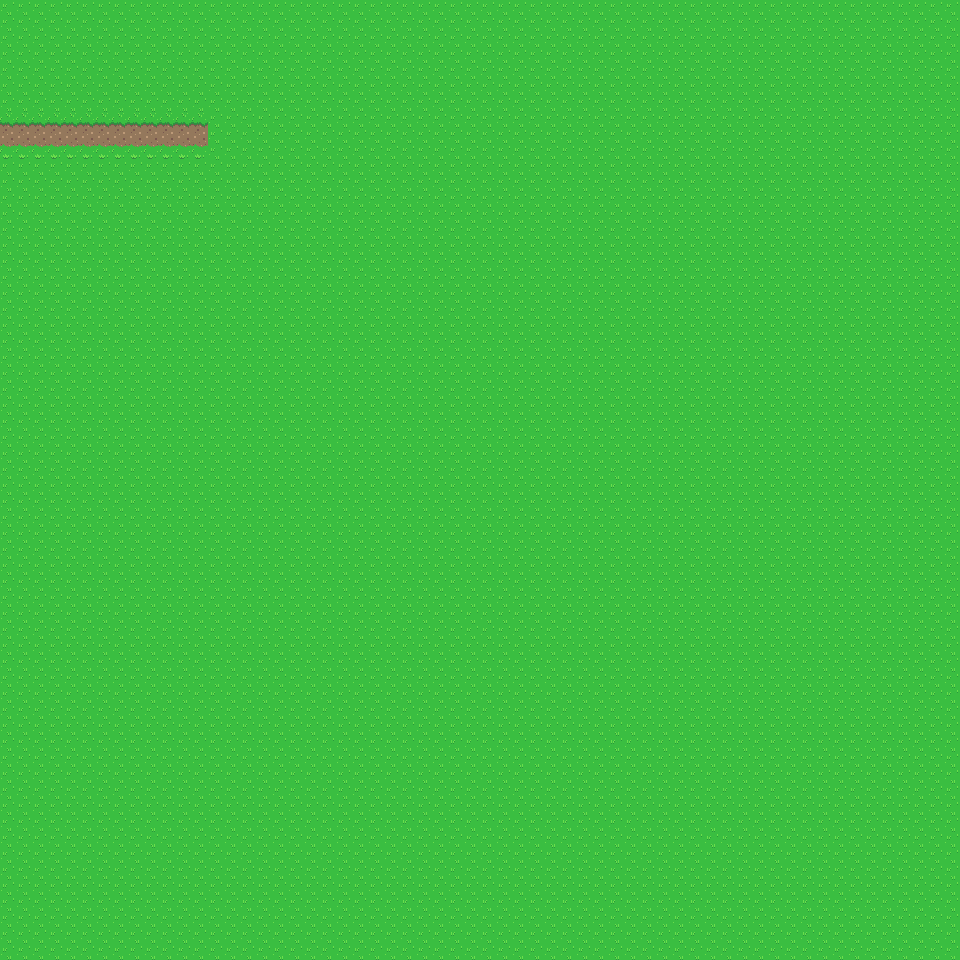

This game map was drawn from its Tiled (.tmx) file and the tilesets committed beside it. A one-line description and the full map source follow:
An orthogonal 60x60 tile map with 16x16 px tiles, 1 tile layer (Ground).

<map version="1.9" tiledversion="1.9.2" orientation="orthogonal" renderorder="left-up" width="60" height="60" tilewidth="16" tileheight="16" infinite="0" nextlayerid="2" nextobjectid="1">
 <tileset firstgid="1" source="TiledSheet.tsx" />
 <layer id="1" name="Ground" width="60" height="60">
  <data encoding="csv">
1,1,1,1,1,1,1,1,1,1,1,1,1,1,1,1,1,1,1,1,1,1,1,1,1,1,1,1,1,1,1,1,1,1,1,1,1,1,1,1,1,1,1,1,1,1,1,1,1,1,1,1,1,1,1,1,1,1,1,1,
1,1,1,1,1,1,1,1,1,1,1,1,1,1,1,1,1,1,1,1,1,1,1,1,1,1,1,1,1,1,1,1,1,1,1,1,1,1,1,1,1,1,1,1,1,1,1,1,1,1,1,1,1,1,1,1,1,1,1,1,
1,1,1,1,1,1,1,1,1,1,1,1,1,1,1,1,1,1,1,1,1,1,1,1,1,1,1,1,1,1,1,1,1,1,1,1,1,1,1,1,1,1,1,1,1,1,1,1,1,1,1,1,1,1,1,1,1,1,1,1,
1,1,1,1,1,1,1,1,1,1,1,1,1,1,1,1,1,1,1,1,1,1,1,1,1,1,1,1,1,1,1,1,1,1,1,1,1,1,1,1,1,1,1,1,1,1,1,1,1,1,1,1,1,1,1,1,1,1,1,1,
1,1,1,1,1,1,1,1,1,1,1,1,1,1,1,1,1,1,1,1,1,1,1,1,1,1,1,1,1,1,1,1,1,1,1,1,1,1,1,1,1,1,1,1,1,1,1,1,1,1,1,1,1,1,1,1,1,1,1,1,
1,1,1,1,1,1,1,1,1,1,1,1,1,1,1,1,1,1,1,1,1,1,1,1,1,1,1,1,1,1,1,1,1,1,1,1,1,1,1,1,1,1,1,1,1,1,1,1,1,1,1,1,1,1,1,1,1,1,1,1,
1,1,1,1,1,1,1,1,1,1,1,1,1,1,1,1,1,1,1,1,1,1,1,1,1,1,1,1,1,1,1,1,1,1,1,1,1,1,1,1,1,1,1,1,1,1,1,1,1,1,1,1,1,1,1,1,1,1,1,1,
1162,1162,1162,1162,1162,1162,1162,1162,1162,1162,1162,1162,1162,1,1,1,1,1,1,1,1,1,1,1,1,1,1,1,1,1,1,1,1,1,1,1,1,1,1,1,1,1,1,1,1,1,1,1,1,1,1,1,1,1,1,1,1,1,1,1,
1202,1202,1202,1202,1202,1202,1202,1202,1202,1202,1202,1202,1202,1,1,1,1,1,1,1,1,1,1,1,1,1,1,1,1,1,1,1,1,1,1,1,1,1,1,1,1,1,1,1,1,1,1,1,1,1,1,1,1,1,1,1,1,1,1,1,
1242,1242,1242,1242,1242,1242,1242,1242,1242,1242,1242,1242,1242,1,1,1,1,1,1,1,1,1,1,1,1,1,1,1,1,1,1,1,1,1,1,1,1,1,1,1,1,1,1,1,1,1,1,1,1,1,1,1,1,1,1,1,1,1,1,1,
1,1,1,1,1,1,1,1,1,1,1,1,1,1,1,1,1,1,1,1,1,1,1,1,1,1,1,1,1,1,1,1,1,1,1,1,1,1,1,1,1,1,1,1,1,1,1,1,1,1,1,1,1,1,1,1,1,1,1,1,
1,1,1,1,1,1,1,1,1,1,1,1,1,1,1,1,1,1,1,1,1,1,1,1,1,1,1,1,1,1,1,1,1,1,1,1,1,1,1,1,1,1,1,1,1,1,1,1,1,1,1,1,1,1,1,1,1,1,1,1,
1,1,1,1,1,1,1,1,1,1,1,1,1,1,1,1,1,1,1,1,1,1,1,1,1,1,1,1,1,1,1,1,1,1,1,1,1,1,1,1,1,1,1,1,1,1,1,1,1,1,1,1,1,1,1,1,1,1,1,1,
1,1,1,1,1,1,1,1,1,1,1,1,1,1,1,1,1,1,1,1,1,1,1,1,1,1,1,1,1,1,1,1,1,1,1,1,1,1,1,1,1,1,1,1,1,1,1,1,1,1,1,1,1,1,1,1,1,1,1,1,
1,1,1,1,1,1,1,1,1,1,1,1,1,1,1,1,1,1,1,1,1,1,1,1,1,1,1,1,1,1,1,1,1,1,1,1,1,1,1,1,1,1,1,1,1,1,1,1,1,1,1,1,1,1,1,1,1,1,1,1,
1,1,1,1,1,1,1,1,1,1,1,1,1,1,1,1,1,1,1,1,1,1,1,1,1,1,1,1,1,1,1,1,1,1,1,1,1,1,1,1,1,1,1,1,1,1,1,1,1,1,1,1,1,1,1,1,1,1,1,1,
1,1,1,1,1,1,1,1,1,1,1,1,1,1,1,1,1,1,1,1,1,1,1,1,1,1,1,1,1,1,1,1,1,1,1,1,1,1,1,1,1,1,1,1,1,1,1,1,1,1,1,1,1,1,1,1,1,1,1,1,
1,1,1,1,1,1,1,1,1,1,1,1,1,1,1,1,1,1,1,1,1,1,1,1,1,1,1,1,1,1,1,1,1,1,1,1,1,1,1,1,1,1,1,1,1,1,1,1,1,1,1,1,1,1,1,1,1,1,1,1,
1,1,1,1,1,1,1,1,1,1,1,1,1,1,1,1,1,1,1,1,1,1,1,1,1,1,1,1,1,1,1,1,1,1,1,1,1,1,1,1,1,1,1,1,1,1,1,1,1,1,1,1,1,1,1,1,1,1,1,1,
1,1,1,1,1,1,1,1,1,1,1,1,1,1,1,1,1,1,1,1,1,1,1,1,1,1,1,1,1,1,1,1,1,1,1,1,1,1,1,1,1,1,1,1,1,1,1,1,1,1,1,1,1,1,1,1,1,1,1,1,
1,1,1,1,1,1,1,1,1,1,1,1,1,1,1,1,1,1,1,1,1,1,1,1,1,1,1,1,1,1,1,1,1,1,1,1,1,1,1,1,1,1,1,1,1,1,1,1,1,1,1,1,1,1,1,1,1,1,1,1,
1,1,1,1,1,1,1,1,1,1,1,1,1,1,1,1,1,1,1,1,1,1,1,1,1,1,1,1,1,1,1,1,1,1,1,1,1,1,1,1,1,1,1,1,1,1,1,1,1,1,1,1,1,1,1,1,1,1,1,1,
1,1,1,1,1,1,1,1,1,1,1,1,1,1,1,1,1,1,1,1,1,1,1,1,1,1,1,1,1,1,1,1,1,1,1,1,1,1,1,1,1,1,1,1,1,1,1,1,1,1,1,1,1,1,1,1,1,1,1,1,
1,1,1,1,1,1,1,1,1,1,1,1,1,1,1,1,1,1,1,1,1,1,1,1,1,1,1,1,1,1,1,1,1,1,1,1,1,1,1,1,1,1,1,1,1,1,1,1,1,1,1,1,1,1,1,1,1,1,1,1,
1,1,1,1,1,1,1,1,1,1,1,1,1,1,1,1,1,1,1,1,1,1,1,1,1,1,1,1,1,1,1,1,1,1,1,1,1,1,1,1,1,1,1,1,1,1,1,1,1,1,1,1,1,1,1,1,1,1,1,1,
1,1,1,1,1,1,1,1,1,1,1,1,1,1,1,1,1,1,1,1,1,1,1,1,1,1,1,1,1,1,1,1,1,1,1,1,1,1,1,1,1,1,1,1,1,1,1,1,1,1,1,1,1,1,1,1,1,1,1,1,
1,1,1,1,1,1,1,1,1,1,1,1,1,1,1,1,1,1,1,1,1,1,1,1,1,1,1,1,1,1,1,1,1,1,1,1,1,1,1,1,1,1,1,1,1,1,1,1,1,1,1,1,1,1,1,1,1,1,1,1,
1,1,1,1,1,1,1,1,1,1,1,1,1,1,1,1,1,1,1,1,1,1,1,1,1,1,1,1,1,1,1,1,1,1,1,1,1,1,1,1,1,1,1,1,1,1,1,1,1,1,1,1,1,1,1,1,1,1,1,1,
1,1,1,1,1,1,1,1,1,1,1,1,1,1,1,1,1,1,1,1,1,1,1,1,1,1,1,1,1,1,1,1,1,1,1,1,1,1,1,1,1,1,1,1,1,1,1,1,1,1,1,1,1,1,1,1,1,1,1,1,
1,1,1,1,1,1,1,1,1,1,1,1,1,1,1,1,1,1,1,1,1,1,1,1,1,1,1,1,1,1,1,1,1,1,1,1,1,1,1,1,1,1,1,1,1,1,1,1,1,1,1,1,1,1,1,1,1,1,1,1,
1,1,1,1,1,1,1,1,1,1,1,1,1,1,1,1,1,1,1,1,1,1,1,1,1,1,1,1,1,1,1,1,1,1,1,1,1,1,1,1,1,1,1,1,1,1,1,1,1,1,1,1,1,1,1,1,1,1,1,1,
1,1,1,1,1,1,1,1,1,1,1,1,1,1,1,1,1,1,1,1,1,1,1,1,1,1,1,1,1,1,1,1,1,1,1,1,1,1,1,1,1,1,1,1,1,1,1,1,1,1,1,1,1,1,1,1,1,1,1,1,
1,1,1,1,1,1,1,1,1,1,1,1,1,1,1,1,1,1,1,1,1,1,1,1,1,1,1,1,1,1,1,1,1,1,1,1,1,1,1,1,1,1,1,1,1,1,1,1,1,1,1,1,1,1,1,1,1,1,1,1,
1,1,1,1,1,1,1,1,1,1,1,1,1,1,1,1,1,1,1,1,1,1,1,1,1,1,1,1,1,1,1,1,1,1,1,1,1,1,1,1,1,1,1,1,1,1,1,1,1,1,1,1,1,1,1,1,1,1,1,1,
1,1,1,1,1,1,1,1,1,1,1,1,1,1,1,1,1,1,1,1,1,1,1,1,1,1,1,1,1,1,1,1,1,1,1,1,1,1,1,1,1,1,1,1,1,1,1,1,1,1,1,1,1,1,1,1,1,1,1,1,
1,1,1,1,1,1,1,1,1,1,1,1,1,1,1,1,1,1,1,1,1,1,1,1,1,1,1,1,1,1,1,1,1,1,1,1,1,1,1,1,1,1,1,1,1,1,1,1,1,1,1,1,1,1,1,1,1,1,1,1,
1,1,1,1,1,1,1,1,1,1,1,1,1,1,1,1,1,1,1,1,1,1,1,1,1,1,1,1,1,1,1,1,1,1,1,1,1,1,1,1,1,1,1,1,1,1,1,1,1,1,1,1,1,1,1,1,1,1,1,1,
1,1,1,1,1,1,1,1,1,1,1,1,1,1,1,1,1,1,1,1,1,1,1,1,1,1,1,1,1,1,1,1,1,1,1,1,1,1,1,1,1,1,1,1,1,1,1,1,1,1,1,1,1,1,1,1,1,1,1,1,
1,1,1,1,1,1,1,1,1,1,1,1,1,1,1,1,1,1,1,1,1,1,1,1,1,1,1,1,1,1,1,1,1,1,1,1,1,1,1,1,1,1,1,1,1,1,1,1,1,1,1,1,1,1,1,1,1,1,1,1,
1,1,1,1,1,1,1,1,1,1,1,1,1,1,1,1,1,1,1,1,1,1,1,1,1,1,1,1,1,1,1,1,1,1,1,1,1,1,1,1,1,1,1,1,1,1,1,1,1,1,1,1,1,1,1,1,1,1,1,1,
1,1,1,1,1,1,1,1,1,1,1,1,1,1,1,1,1,1,1,1,1,1,1,1,1,1,1,1,1,1,1,1,1,1,1,1,1,1,1,1,1,1,1,1,1,1,1,1,1,1,1,1,1,1,1,1,1,1,1,1,
1,1,1,1,1,1,1,1,1,1,1,1,1,1,1,1,1,1,1,1,1,1,1,1,1,1,1,1,1,1,1,1,1,1,1,1,1,1,1,1,1,1,1,1,1,1,1,1,1,1,1,1,1,1,1,1,1,1,1,1,
1,1,1,1,1,1,1,1,1,1,1,1,1,1,1,1,1,1,1,1,1,1,1,1,1,1,1,1,1,1,1,1,1,1,1,1,1,1,1,1,1,1,1,1,1,1,1,1,1,1,1,1,1,1,1,1,1,1,1,1,
1,1,1,1,1,1,1,1,1,1,1,1,1,1,1,1,1,1,1,1,1,1,1,1,1,1,1,1,1,1,1,1,1,1,1,1,1,1,1,1,1,1,1,1,1,1,1,1,1,1,1,1,1,1,1,1,1,1,1,1,
1,1,1,1,1,1,1,1,1,1,1,1,1,1,1,1,1,1,1,1,1,1,1,1,1,1,1,1,1,1,1,1,1,1,1,1,1,1,1,1,1,1,1,1,1,1,1,1,1,1,1,1,1,1,1,1,1,1,1,1,
1,1,1,1,1,1,1,1,1,1,1,1,1,1,1,1,1,1,1,1,1,1,1,1,1,1,1,1,1,1,1,1,1,1,1,1,1,1,1,1,1,1,1,1,1,1,1,1,1,1,1,1,1,1,1,1,1,1,1,1,
1,1,1,1,1,1,1,1,1,1,1,1,1,1,1,1,1,1,1,1,1,1,1,1,1,1,1,1,1,1,1,1,1,1,1,1,1,1,1,1,1,1,1,1,1,1,1,1,1,1,1,1,1,1,1,1,1,1,1,1,
1,1,1,1,1,1,1,1,1,1,1,1,1,1,1,1,1,1,1,1,1,1,1,1,1,1,1,1,1,1,1,1,1,1,1,1,1,1,1,1,1,1,1,1,1,1,1,1,1,1,1,1,1,1,1,1,1,1,1,1,
1,1,1,1,1,1,1,1,1,1,1,1,1,1,1,1,1,1,1,1,1,1,1,1,1,1,1,1,1,1,1,1,1,1,1,1,1,1,1,1,1,1,1,1,1,1,1,1,1,1,1,1,1,1,1,1,1,1,1,1,
1,1,1,1,1,1,1,1,1,1,1,1,1,1,1,1,1,1,1,1,1,1,1,1,1,1,1,1,1,1,1,1,1,1,1,1,1,1,1,1,1,1,1,1,1,1,1,1,1,1,1,1,1,1,1,1,1,1,1,1,
1,1,1,1,1,1,1,1,1,1,1,1,1,1,1,1,1,1,1,1,1,1,1,1,1,1,1,1,1,1,1,1,1,1,1,1,1,1,1,1,1,1,1,1,1,1,1,1,1,1,1,1,1,1,1,1,1,1,1,1,
1,1,1,1,1,1,1,1,1,1,1,1,1,1,1,1,1,1,1,1,1,1,1,1,1,1,1,1,1,1,1,1,1,1,1,1,1,1,1,1,1,1,1,1,1,1,1,1,1,1,1,1,1,1,1,1,1,1,1,1,
1,1,1,1,1,1,1,1,1,1,1,1,1,1,1,1,1,1,1,1,1,1,1,1,1,1,1,1,1,1,1,1,1,1,1,1,1,1,1,1,1,1,1,1,1,1,1,1,1,1,1,1,1,1,1,1,1,1,1,1,
1,1,1,1,1,1,1,1,1,1,1,1,1,1,1,1,1,1,1,1,1,1,1,1,1,1,1,1,1,1,1,1,1,1,1,1,1,1,1,1,1,1,1,1,1,1,1,1,1,1,1,1,1,1,1,1,1,1,1,1,
1,1,1,1,1,1,1,1,1,1,1,1,1,1,1,1,1,1,1,1,1,1,1,1,1,1,1,1,1,1,1,1,1,1,1,1,1,1,1,1,1,1,1,1,1,1,1,1,1,1,1,1,1,1,1,1,1,1,1,1,
1,1,1,1,1,1,1,1,1,1,1,1,1,1,1,1,1,1,1,1,1,1,1,1,1,1,1,1,1,1,1,1,1,1,1,1,1,1,1,1,1,1,1,1,1,1,1,1,1,1,1,1,1,1,1,1,1,1,1,1,
1,1,1,1,1,1,1,1,1,1,1,1,1,1,1,1,1,1,1,1,1,1,1,1,1,1,1,1,1,1,1,1,1,1,1,1,1,1,1,1,1,1,1,1,1,1,1,1,1,1,1,1,1,1,1,1,1,1,1,1,
1,1,1,1,1,1,1,1,1,1,1,1,1,1,1,1,1,1,1,1,1,1,1,1,1,1,1,1,1,1,1,1,1,1,1,1,1,1,1,1,1,1,1,1,1,1,1,1,1,1,1,1,1,1,1,1,1,1,1,1,
1,1,1,1,1,1,1,1,1,1,1,1,1,1,1,1,1,1,1,1,1,1,1,1,1,1,1,1,1,1,1,1,1,1,1,1,1,1,1,1,1,1,1,1,1,1,1,1,1,1,1,1,1,1,1,1,1,1,1,1,
1,1,1,1,1,1,1,1,1,1,1,1,1,1,1,1,1,1,1,1,1,1,1,1,1,1,1,1,1,1,1,1,1,1,1,1,1,1,1,1,1,1,1,1,1,1,1,1,1,1,1,1,1,1,1,1,1,1,1,1
</data>
 </layer>
</map>
